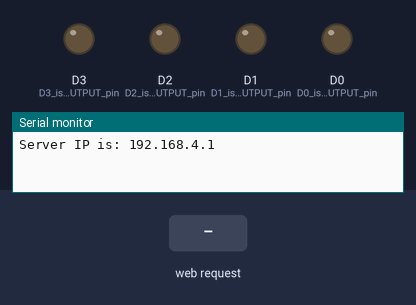
The sketch below on a simulated ESP8266 (NodeMCU). Shown: output pins drawn as LEDs (lit = HIGH), the last lines printed to the serial monitor. The inputs (shaded band) are chosen by the test bench.

Above: at 1.2 s.
1.3 s: HTTP request GET /desliga/0 received
At 3.5 s:
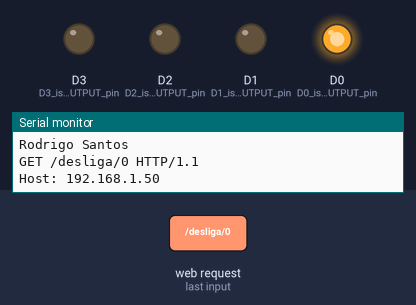
3.8 s: HTTP request GET /desliga/1 received
At 5.6 s:
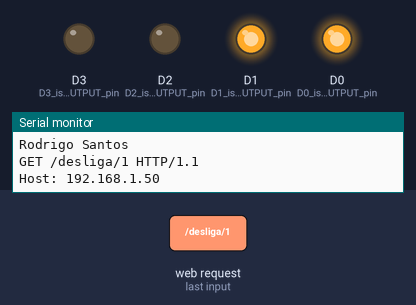
6.3 s: HTTP request GET /liga/0 received
At 8.5 s:
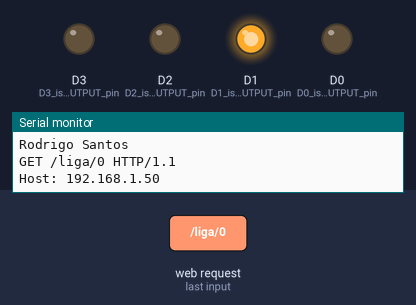
8.8 s: HTTP request GET /desliga/2 received
At 10.6 s:
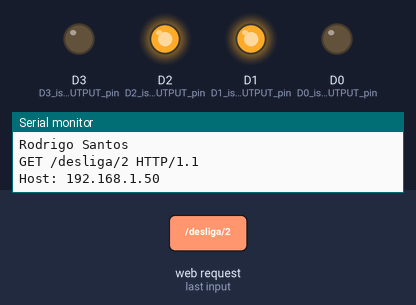
11.3 s: HTTP request GET /liga/1 received
At 13.5 s:
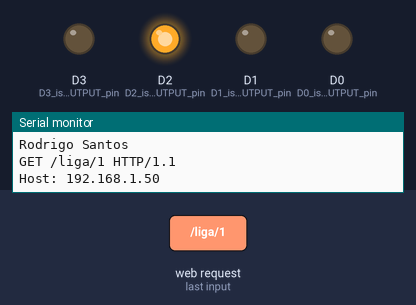
13.8 s: HTTP request GET /desliga/3 received
At 15.6 s:
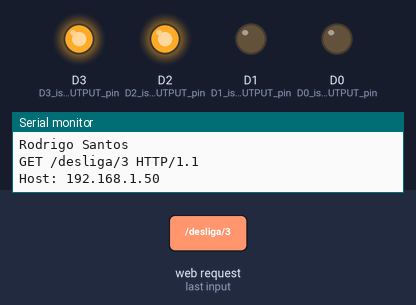
Timing chart, 0 to 17.1 s (numbered marks = the images above; inputs shaded):
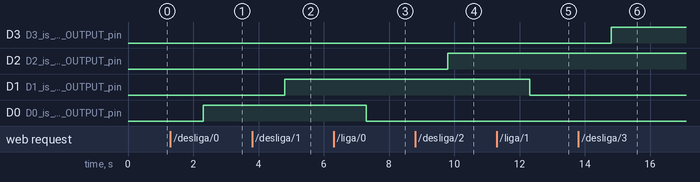

The sketch:

Rotas_no_ESP.ino
```cpp
#include <ESP8266WiFi.h>

WiFiServer server(80); //Initialize the server on Port 80

void setup() {

WiFi.mode(WIFI_AP); //Our ESP8266-12E is an AccessPoint
WiFi.softAP("RODRIGO D-LINK 1024", "rodrigo1311"); // Provide the (SSID, password); .
server.begin(); // Start the HTTP Server
IPAddress HTTPS_ServerIP= WiFi.softAPIP(); // Obtain the IP of the Server
Serial.begin(115200); //Start communication between the ESP8266-12E and the monitor window
Serial.print("Server IP is: "); // Print the IP to the monitor window
Serial.println(HTTPS_ServerIP);

pinMode(D0, OUTPUT); //D0 is an OUTPUT pin;
digitalWrite(D0, LOW); //Initial state is ON

pinMode(D1, OUTPUT); //D1 is an OUTPUT pin;
digitalWrite(D1, LOW); //Initial state is ON

pinMode(D2, OUTPUT); //D2 is an OUTPUT pin;
digitalWrite(D2, LOW); //Initial state is ON

pinMode(D3, OUTPUT); //D3 is an OUTPUT pin;
digitalWrite(D3, LOW); //Initial state is ON

}

void loop()
{
    WiFiClient client = server.available();
if (!client) {
return;
}
//Looking under the hood
Serial.println("Somebody has connected :)");
  Serial.println("Rodrigo Santos");

//Read what the browser has sent into a String class and print the request to the monitor
String request = client.readString();
//Looking under the hood
Serial.println(request);

// Handle the Request

if (request.indexOf("/desliga/0") != -1){
digitalWrite(D0, HIGH); }
else if (request.indexOf("/liga/0") != -1){
digitalWrite(D0, LOW);
}
else if (request.indexOf("/desliga/1") != -1){
digitalWrite(D1, HIGH);
}
else if (request.indexOf("/liga/1") != -1){
digitalWrite(D1, LOW);
}
else if (request.indexOf("/desliga/2") != -1){
digitalWrite(D2, HIGH);
}
else if (request.indexOf("/liga/2") != -1){
digitalWrite(D2, LOW);
}
else if (request.indexOf("/desliga/3") != -1){
digitalWrite(D3, HIGH);
}
else if (request.indexOf("/liga/3") != -1){
digitalWrite(D3, LOW);
}
}
```

Measured:
- after the input at 1.3 s, D0 (D0_is_an_OUTPUT_pin): LOW → HIGH after 1.0 s
- after the input at 3.8 s, D1 (D1_is_an_OUTPUT_pin): LOW → HIGH after 1.0 s
- after the input at 6.3 s, D0 (D0_is_an_OUTPUT_pin): HIGH → LOW after 1.0 s
- after the input at 8.8 s, D2 (D2_is_an_OUTPUT_pin): LOW → HIGH after 1.0 s
- after the input at 11.3 s, D1 (D1_is_an_OUTPUT_pin): HIGH → LOW after 1.0 s
- after the input at 13.8 s, D3 (D3_is_an_OUTPUT_pin): LOW → HIGH after 1.0 s
